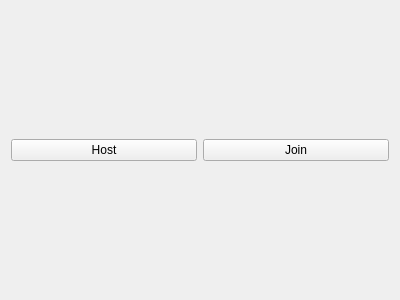
<?xml version="1.0" encoding="UTF-8"?>
<ui version="4.0">
 <class>form_startscreen</class>
 <widget class="QWidget" name="form_startscreen">
  <property name="geometry">
   <rect>
    <x>0</x>
    <y>0</y>
    <width>400</width>
    <height>300</height>
   </rect>
  </property>
  <property name="windowTitle">
   <string>Form</string>
  </property>
  <layout class="QHBoxLayout" name="horizontalLayout">
   <item>
    <widget class="QPushButton" name="pb_host">
     <property name="font">
      <font>
       <weight>50</weight>
       <italic>false</italic>
       <bold>false</bold>
      </font>
     </property>
     <property name="text">
      <string>Host</string>
     </property>
     <attribute name="buttonGroup">
      <string notr="true">bg_startscreen</string>
     </attribute>
    </widget>
   </item>
   <item>
    <widget class="QPushButton" name="pb_join">
     <property name="font">
      <font>
       <weight>50</weight>
       <bold>false</bold>
      </font>
     </property>
     <property name="text">
      <string>Join</string>
     </property>
     <attribute name="buttonGroup">
      <string notr="true">bg_startscreen</string>
     </attribute>
    </widget>
   </item>
  </layout>
 </widget>
 <resources/>
 <connections/>
 <buttongroups>
  <buttongroup name="bg_startscreen"/>
 </buttongroups>
</ui>
